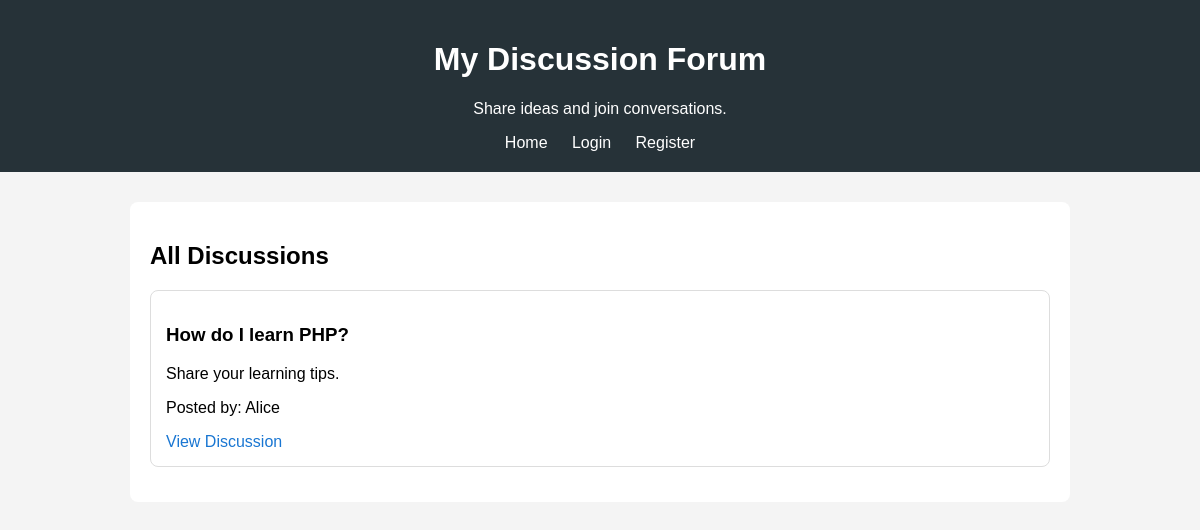
The page / on the database its author committed.
### tables this page shows
CREATE TABLE discussions (
    id INT UNSIGNED AUTO_INCREMENT PRIMARY KEY,
    user_id INT UNSIGNED NOT NULL,
    title VARCHAR(255) NOT NULL,
    body TEXT NOT NULL,
    created_at TIMESTAMP DEFAULT CURRENT_TIMESTAMP,

    CONSTRAINT fk_discussion_user
        FOREIGN KEY (user_id)
        REFERENCES users(id)
        ON DELETE CASCADE
);

CREATE TABLE users (
    id INT UNSIGNED AUTO_INCREMENT PRIMARY KEY,
    username VARCHAR(50) NOT NULL UNIQUE,
    email VARCHAR(150) NOT NULL UNIQUE,
    password_hash VARCHAR(255) NULL,
    created_at TIMESTAMP DEFAULT CURRENT_TIMESTAMP
);

### app/Controllers/DiscussionController.php (called while the page is built, shortened)
<?php
require_once __DIR__ . '/../Models/Discussion.php';
class DiscussionController
{
    private Discussion $discussionModel;
    public function __construct(PDO $pdo)
    {
        $this->discussionModel = new Discussion($pdo);
    }
    public function index(): array
    {
        return $this->discussionModel->getAll();
    }
}

### app/Models/Discussion.php (called while the page is built, shortened)
<?php
class Discussion
{
    private PDO $pdo;
    public function __construct(PDO $pdo)
    {
        $this->pdo = $pdo;
    }
    public function getAll(): array
    {
        $sql = '
            SELECT
                discussions.id,
                discussions.title,
                discussions.body,
                discussions.created_at,
                users.username
            FROM discussions
            INNER JOIN users
                ON discussions.user_id = users.id
            ORDER BY discussions.created_at DESC
        ';
        $stmt = $this->pdo->query($sql);
        return $stmt->fetchAll();
    }
}

### app/Views/discussions.php (the view, shortened to what this page needs)
<h2>All Discussions</h2>
<?php if (empty($discussions)): ?>
    <p>No discussions available yet.</p>
<?php else: ?>
    <?php foreach ($discussions as $discussion): ?>
        <div style="
            border: 1px solid #ddd;
            padding: 15px;
            margin-bottom: 15px;
            border-radius: 8px;
        ">
            <h3>
                <?= htmlspecialchars($discussion['title']) ?>
            </h3>
            <p>
                <?= htmlspecialchars($discussion['body']) ?>
            </p>
            <p>
                Posted by:
                <?= htmlspecialchars($discussion['username']) ?>
            </p>
            <a href="index.php?action=show&id=<?= (int) $discussion['id'] ?>">
                View Discussion
            </a>
        </div>
    <?php endforeach; ?>
<?php endif; ?>
<?php
require __DIR__ . '/layout.php';
?>

### app/Views/layout.php (style rules this page uses)
body { font-family: Arial, sans-serif; background: #f4f4f4; margin: 0; padding: 0; }
a { color: #1976d2; text-decoration: none; }

### rows shown on the page
discussions: title "How do I learn PHP?", body "Share your learning tips.", user.username "Alice"
